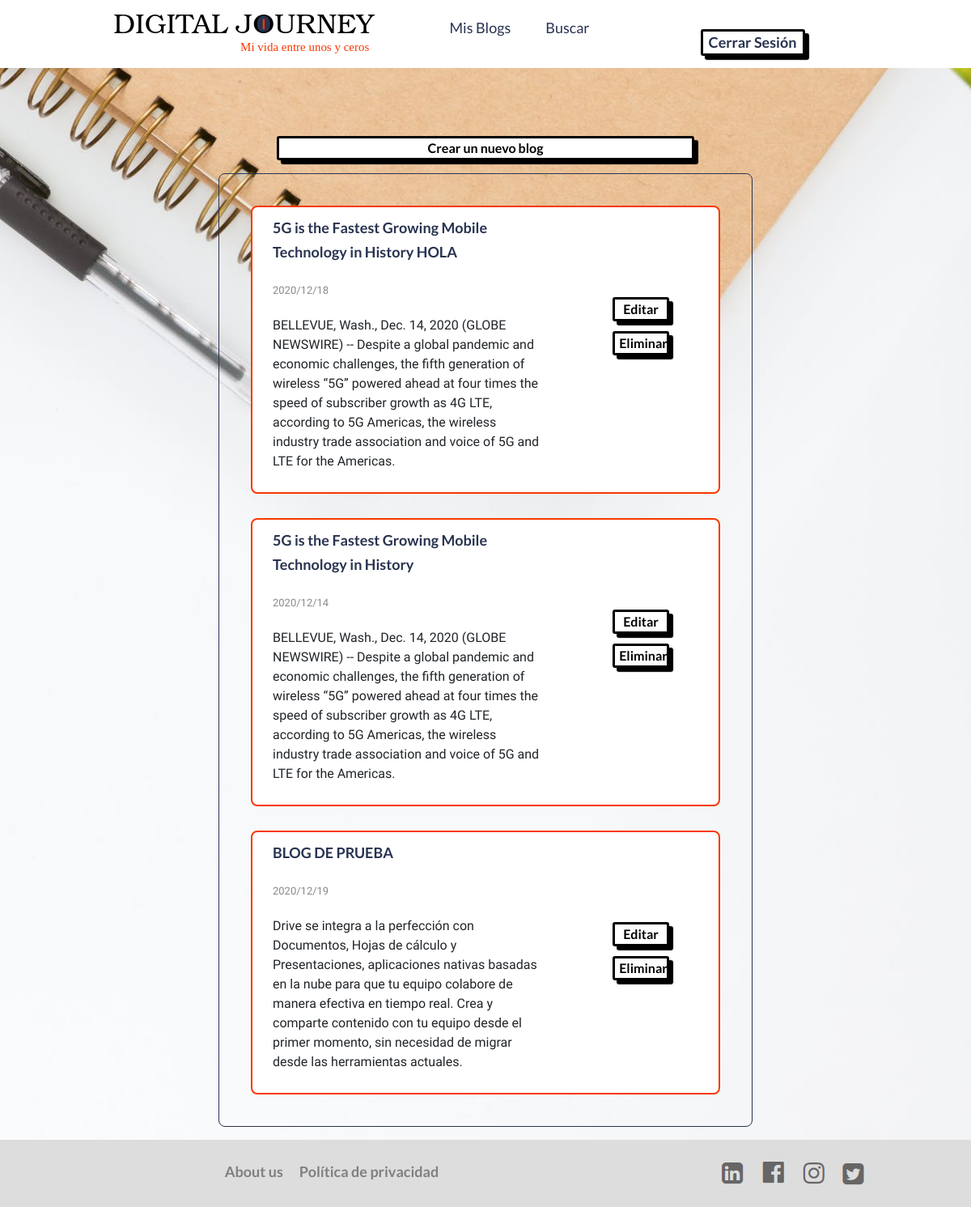
Page /MisBlogs (signed in) on the committed database.
### tables this page shows
CREATE TABLE publicacion (id_publicacion INTEGER PRIMARY KEY AUTOINCREMENT NOT NULL, titulo TEXT NOT NULL, cuerpo TEXT NOT NULL, es_publico BOOLEAN, fecha_publicacion DATETIME NOT NULL, id_categoriaPub INT NOT NULL REFERENCES categoria (id_categoria), id_usuarioPub INT NOT NULL REFERENCES usuario (id_usuario));

### app.py (the view, shortened to what this page needs)
@app.route("/MisBlogs", methods = ["GET", "POST"])
@login_required
def MisBlogs():
    if request.method == "GET":
        usuario = session["user_id"]
        userBlogs = db.execute("SELECT * FROM publicacion WHERE id_usuarioPub = :idUser",
                          idUser=usuario)
        if len(userBlogs) == 0:
            mensaje = "No tienes ningún blog asociado a tu cuenta"
            return render_template("MisBlogs.html", userBlogs = userBlogs)
        else:
            return render_template("MisBlogs.html", userBlogs = userBlogs)

### app.py (called while the page is built)
@app.after_request
def after_request(response):
    response.headers["Cache-Control"] = "no-cache, no-store, must-revalidate"
    response.headers["Expires"] = 0
    response.headers["Pragma"] = "no-cache"
    return response

### utils.py (called while the page is built)
def login_required(f):
    @wraps(f)
    def decorated_function(*args, **kwargs):
        if session.get("user_id") is None:
            return redirect("/")
        return f(*args, **kwargs)
    return decorated_function

### templates/MisBlogs.html (shortened to what this page needs)
<!DOCTYPE html>
<html lang="es">
<head>
    <link rel="stylesheet" href="https://cdn.jsdelivr.net/npm/bootstrap@4.5.3/dist/css/bootstrap.min.css">
    <link rel="stylesheet" href="/static/styles.css">
</head>
<body id="body_index">
    <header>
        <img class="logo" src="/static/logo.svg" alt="logo">
        <nav>
            <ul class="navlinks">
                <li><a href="/MisBlogs">Mis Blogs</a></li>
                <li><a href="/buscar">Buscar</a></li>
            </ul>
        </nav>
        <div style="text-align: center; width: 300px;"><button class="button"><a href="/logout">Cerrar Sesión</a></button></div>
    </header>
    <div>
        <form action="/MisBlogs" method="POST">
            <div style="text-align: center;"><button type="submit" class="button" value = "agregar" name="agregar">Crear un nuevo blog</button></div>
        </form>
    </div>
    <section class="box">
        <div>
            {% for blog in userBlogs %}
            <article class="articulo">
                <div class="container">
                    <div class="row" id="blog">
                        <div class="col-8">
                            <table>
                                <tr>
                                    <td>
                                        <form id = "form1" action="/blog" method="POST">
                                        <t2 class="titulo_blog"><a href="/blog/{{ blog['id_publicacion'] }}">{{ blog["titulo"] }}</a></t2>
                                        </form>
                                    </td>
                                </tr class="titulo">
                                <tr>
                                    <td>
                                        <t3 class="fechas">{{ blog["fecha_publicacion"] }}</t3>
                                    </td>
                                </tr>
                                <tr>
                                    <td>
                                        <p>{{ blog["cuerpo"] }}</p>
                                    </td>
                                </tr>
                            </table>
                        </div>
                        <div class="col-4 botones_articulo">
                        <form action="/MisBlogs" method="POST">
                            <div style="text-align: center;"><button type="submit" class="button" value = "Editar,{{ blog['id_publicacion'] }}" name="Editar">Editar</button></div>
                            <div style="text-align: center;"><button type="submit" class="button" value = "Eliminar,{{ blog['id_publicacion'] }}" name = "Eliminar">Eliminar</button></div>
                        </form>
                        </div>
                    </div>
                </div>
            </article>
            {% endfor %}
        </div>
    </section>
    <div class="footer">
        <div class="container">
            <div class="row">
                <div class="col-sm-8" style="text-align: center;">
                    <table>
                        <tr>
                            <td><a class="links_footer" href="#">About us</a></td>
                            <td><a class="links_footer" href="#">Política de privacidad</a></td>
                        </tr>
                    </table>
                </div>
                <div class="col-sm-4">
                    <table>
                        <tr>
                            <td>
                                <a href="#"><img src="/static/linkedin.PNG" alt="Linkedin" class="socialmedia"></a>
                            </td>
                            <td>
                                <a href="#"><img src="/static/fb.PNG" alt="Facebook" class="socialmedia"></a>
                            </td>
                            <td>
                                <a href="#"><img src="/static/ig.PNG" alt="Instagram" class="socialmedia"></a>
                            </td>
                            <td>
                                <a href="#"><img src="/static/tw.PNG" alt="Twitter" class="socialmedia"></a>
                            </td>
                        </tr>
                    </table>
                </div>
            </div>
        </div>
    </div>
</body>
</html>

### static/styles.css (style rules this page uses)
#body_index { margin: 0; padding: 0; background: url("/static/inicio.jpeg") no-repeat center; background-size: cover; font-family: 'Maven Pro', sans-serif; }
td { padding: 10px; }
table { margin: 0 auto; }
.footer { right: 0; bottom: 0; left: 0; padding: 1rem; background-color: #DDDDDD; text-align: center; flex: 0 0 50px; margin-top: auto; }
.socialmedia { height: 100%; }
.links_footer { color: gray; font-weight: bold; }
#blog { background-color: white; border: 2px solid #f83900; border-radius: 8px; }
.articulo { padding: 15px; }
.botones_articulo { text-align: center; padding-top: 100px; }
.titulo_blog { font-weight: bold; color: rgb(97, 97, 97); font-size: 20px; }
.fechas { color: rgb(138, 138, 138); font-size: small; }
.box { margin: 0 auto; margin-top: 1em; margin-bottom: 1em; position: relative; top: 10%; width: 55%; padding: 2%; font-family: 'Maven Pro', sans-serif; font-size: 1em; border: 1px solid #283350; border-radius: 8px; }
.button { width: 43%; height: 2%; padding: 0px 5px; margin: 0 auto; margin-top: 7%; background-color: #ffffff; border: 3px solid #283350; border-radius: 3px; box-shadow: 5px 5px 1px #283350; font-weight: bold; text-align: center; overflow: hidden; letter-spacing: 0in; font-family: "Lato", sans-serif; }
.button { width: 43%; height: 2%; padding: 0px 5px; margin: 0 auto; margin-top: 7%; background-color: #ffffff; border: 3px solid black; border-radius: 3px; box-shadow: 5px 5px 1px #000000; font-weight: bold; text-align: center; overflow: hidden; letter-spacing: 0in; }
body { display: flex; flex-direction: column; min-height: 100vh; }
li, a { font-family: "Lato", sans-serif; font-size: 18px; color: #283350; text-decoration: none; }
.logo { cursor: pointer; }
header { display: flex; justify-content: space-between; vertical-align: middle; align-items: center; padding: 15px 10%; background-color: white; }
.navlinks { list-style: none; font-family: 'Lato', sans-serif; }
.navlinks li { display: inline-block; padding: 0px 20px; }

### rows in the picture
publicacion: titulo "5G is the Fastest Growing Mobile Technology in History HOLA", fecha_publicacion "2020/12/18", cuerpo "BELLEVUE, Wash., Dec. 14, 2020 (GLOBE NEWSWIRE) -- Despite a global pandemic and economic challenges, the fifth generation of wireless “5G” powered ahead at four times the speed of subscriber growth as 4G LTE, according to 5G Americas, the wireless industry trade association and voice of 5G and LTE for the Americas."
publicacion: titulo "5G is the Fastest Growing Mobile Technology in History", fecha_publicacion "2020/12/14", cuerpo "BELLEVUE, Wash., Dec. 14, 2020 (GLOBE NEWSWIRE) -- Despite a global pandemic and economic challenges, the fifth generation of wireless “5G” powered ahead at four times the speed of subscriber growth as 4G LTE, according to 5G Americas, the wireless industry trade association and voice of 5G and LTE for the Americas."
publicacion: titulo "BLOG DE PRUEBA", fecha_publicacion "2020/12/19", cuerpo "Drive se integra a la perfección con Documentos, Hojas de cálculo y Presentaciones, aplicaciones nativas basadas en la nube para que tu equipo colabore de manera efectiva en tiempo real. Crea y comparte contenido con tu equipo desde el primer momento, sin necesidad de migrar desde las herramientas actuales."
